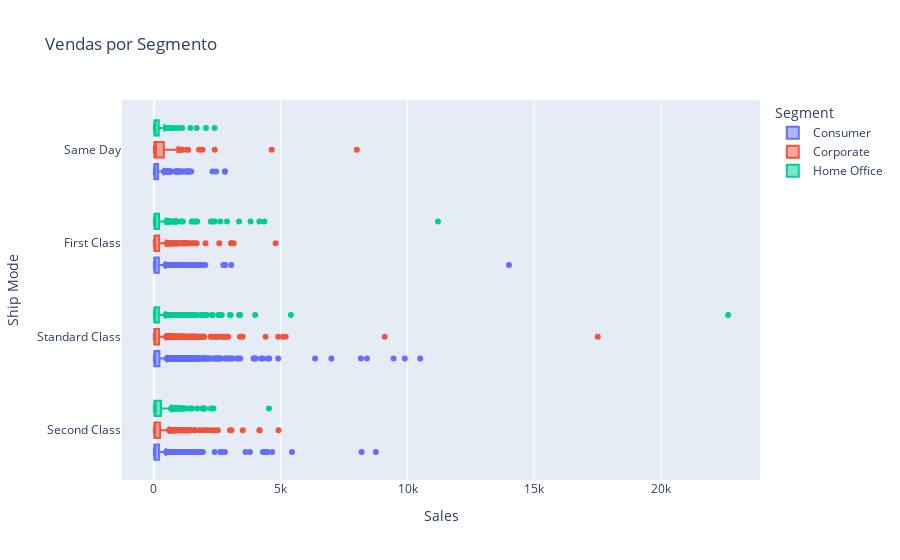

This figure's notebook cell:
### Code cell
#comando interessante para mostrarmos a variância de preços, isto é, quais são os preços que menos variam e em que intervalo de valores eles estão

fig3 = px.box(df_loja_base, x="Sales", y="Ship Mode", color="Segment", title="Vendas por Segmento")
# fig_scatter = px.scatter(x=df_loja_base["Sales"], y= df_loja_base["Ship Mode"], opacity=0.5, color_discrete_sequence=['yellow'])
# fig3.add_traces(fig_scatter.data)

# esse outro comando mostra com os pontos em todos os boxplots
# fig3 = px.box(df_loja_base, x="Sales", y="Ship Mode", color="Segment", title="Vendas por Segmento", points="all")


fig3.show()

### Figure 1 — Plotly figure (JSON) as saved in the notebook; plotly's stock layout.template omitted (floating-point values rounded to 4 significant figures; data arrays with more than 128 entries replaced by an {"elided": "..."} marker saying what was removed)
{"data": [{"alignmentgroup": "True", "hovertemplate": "Segment=Consumer<br>Sales=%{x}<br>Ship Mode=%{y}<extra></extra>", "legendgroup": "Consumer", "marker": {"color": "#636efa"}, "name": "Consumer", "notched": false, "offsetgroup": "Consumer", "orientation": "h", "showlegend": true, "type": "box", "x": {"elided": "5191 float values"}, "x0": " ", "xaxis": "x", "y": {"elided": "5191 str values"}, "y0": " ", "yaxis": "y"}, {"alignmentgroup": "True", "hovertemplate": "Segment=Corporate<br>Sales=%{x}<br>Ship Mode=%{y}<extra></extra>", "legendgroup": "Corporate", "marker": {"color": "#EF553B"}, "name": "Corporate", "notched": false, "offsetgroup": "Corporate", "orientation": "h", "showlegend": true, "type": "box", "x": {"elided": "3020 float values"}, "x0": " ", "xaxis": "x", "y": {"elided": "3020 str values"}, "y0": " ", "yaxis": "y"}, {"alignmentgroup": "True", "hovertemplate": "Segment=Home Office<br>Sales=%{x}<br>Ship Mode=%{y}<extra></extra>", "legendgroup": "Home Office", "marker": {"color": "#00cc96"}, "name": "Home Office", "notched": false, "offsetgroup": "Home Office", "orientation": "h", "showlegend": true, "type": "box", "x": {"elided": "1783 float values"}, "x0": " ", "xaxis": "x", "y": {"elided": "1783 str values"}, "y0": " ", "yaxis": "y"}], "layout": {"boxmode": "group", "legend": {"title": {"text": "Segment"}, "tracegroupgap": 0}, "title": {"text": "Vendas por Segmento"}, "xaxis": {"anchor": "y", "domain": [0, 1], "title": {"text": "Sales"}}, "yaxis": {"anchor": "x", "domain": [0, 1], "title": {"text": "Ship Mode"}}}}
